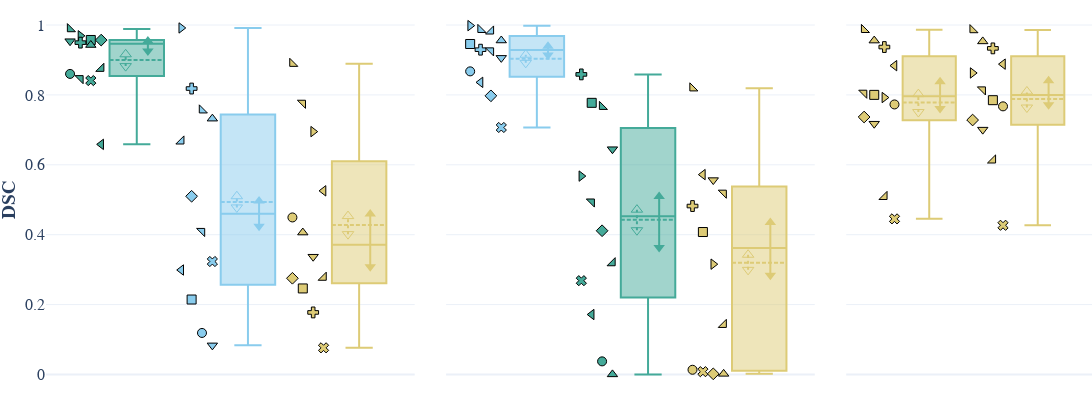

The notebook cell saved with this chart:
### Code cell
def species_comparison(metric_name: str, metric_name_short: str) -> go.Figure:
    fig = make_subplots(
        rows=1,
        cols=3,
        shared_yaxes=True,
        vertical_spacing=0.1,
        horizontal_spacing=0.03,
        column_widths=[3, 3, 2],
    )
    label_names = None

    targets = {
        (1, "pig"): [(0, "pig"), (1, "rat"), (2, "human")],
        (2, "rat"): [(0, "rat"), (1, "pig"), (2, "human")],
        (3, "human"): [(0, "human")],
        (3, "pig-p+rat-p2human"): [(1, "human")],
    }
    for (i, source_species), source_targets in targets.items():
        for j, target_species in source_targets:
            df_box = df[(df["source_species"] == source_species) & (df["target_species"] == target_species)]
            sort_labels(df_box)

            label_names_comparison = df_box["label_name"].tolist()
            if "background" not in label_names_comparison:
                label_names_comparison.append("background")
            if label_names is None:
                label_names = label_names_comparison
            else:
                assert (
                    label_names == label_names_comparison
                ), f"Label names do not match: {label_names} vs {label_names_comparison}"

            # Average across organs per bootstrap sample
            bootstraps_mean = np.mean(np.stack(df_box[f"{metric_name}_bootstraps"]), axis=0)
            bootstraps_median = np.median(np.stack(df_box[f"{metric_name}_bootstraps"]), axis=0)

            boxplot_symbols(
                fig,
                df_box[metric_name],
                df_box["label_name"],
                ci_mean=(np.quantile(bootstraps_mean, q=0.025), np.quantile(bootstraps_mean, q=0.975)),
                ci_median=(np.quantile(bootstraps_median, q=0.025), np.quantile(bootstraps_median, q=0.975)),
                trace_name=f"{source_species}2{target_species}",
                box_index=j,
                color=settings_species.species_colors[target_species],
                showlegend=i == 1,
                row=1,
                col=i,
            )

    fig.update_layout(height=400, width=1200, template="plotly_white")
    fig.update_layout(font_family="Libertinus Sans", font_size=16)
    fig.update_annotations(font=dict(size=20))
    fig.update_layout(showlegend=False)
    fig.update_yaxes(title=f"<b>{metric_name_short}</b>", title_standoff=12, col=1)
    fig.update_xaxes(showticklabels=False)
    fig.update_layout(legend=dict(title=None, orientation="h", yanchor="bottom", y=1.05, xanchor="center", x=0.2))
    fig.update_layout(legend2=dict(title=None, orientation="h", yanchor="bottom", y=1.05, xanchor="center", x=0.8))
    fig.update_layout(margin=dict(l=0, r=0, t=0, b=0))
    fig.write_image(settings_species.paper_dir / f"domain_shift_performance_{metric_name_short}.pdf")

    return fig


species_comparison("dice_metric", "DSC")
